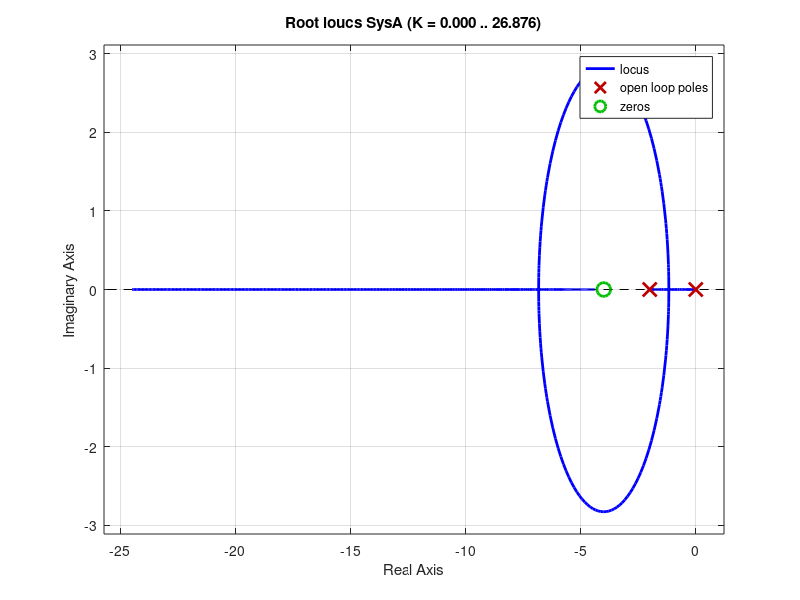

Reproduce this figure in MATLAB. (Note: this script raises an error after producing the figure.)
s=tf('s');
SysA = (s+4)/(s*(s+2));
rlocus(SysA);
SysB = (s+4)/((s+2+i*1)*(s+2-i*1));
rlocus(SysB);
SysC = (s+4)/s^2;
rlocus(SysC);
SysD = ((s+6)*(s+4))/(s*(s+2));
rlocus(SysD);
SysE = 1/((s+2+i*1)*(s+2-i*1)*(s-2));
rlocus(SysE);
SysF = (s+2)/((s+4+i*2)*(s+4-i*2)*(s-2)*(s+i*1)*(s-i*1));
rlocus(SysF);
SysG = (s+2)/((s^2)*(s+4))
rlocus(SysG);
sysH = (s+2)/( (0.1*s+1)*s^2*(s+4) )
figure(1);
rlocus(sysH);
